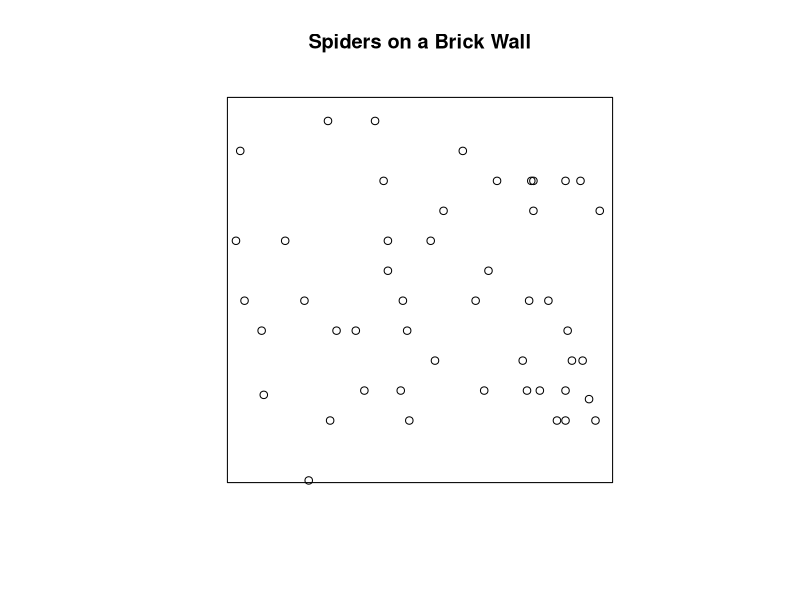

Write the R code that produced this figure.
library(spatstat)


### Name: points.lpp
### Title: Draw Points on Existing Plot
### Aliases: points.lpp
### Keywords: spatial hplot

### ** Examples

 plot(Frame(spiders), main="Spiders on a Brick Wall")
 points(spiders)
